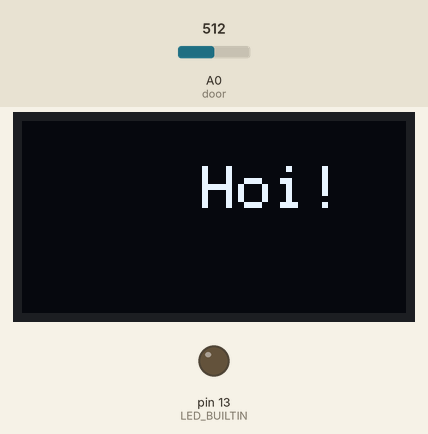
The sketch below on a simulated Arduino Uno, built with avr-gcc and run on an emulated ATmega328P. Shown: 128×64 one-colour display, output pins drawn as LEDs (lit = HIGH). The inputs (shaded band) are chosen by the test bench; at power-on: A0 (door) = 512. What the sketch prints to the serial monitor is not drawn.

Above: at 0.1 s.
3.3 s: A0 (door) set to 532
At 4.5 s:
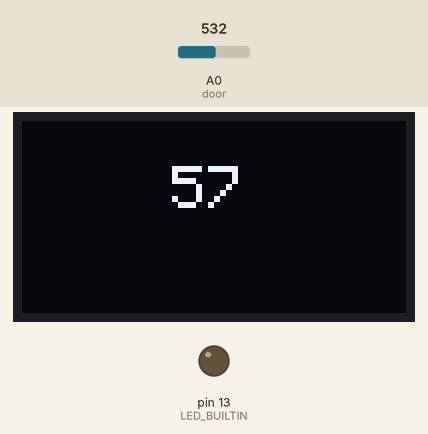
4.8 s: A0 (door) set to 511
At 5.6 s:
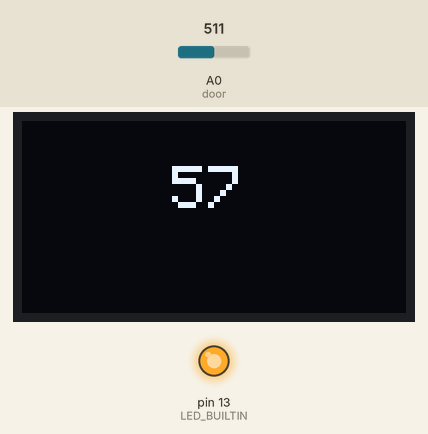
6.3 s: A0 (door) set to 716
At 7.6 s:
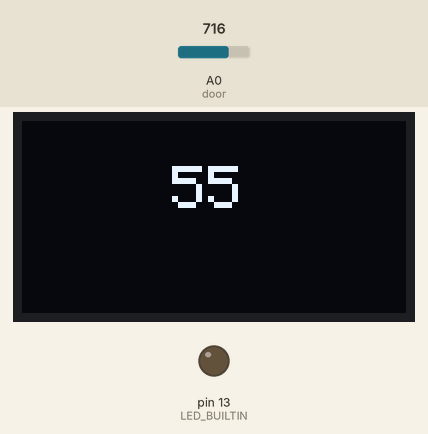
Timing chart, 0 to 9.3 s (numbered marks = the images above; inputs shaded):
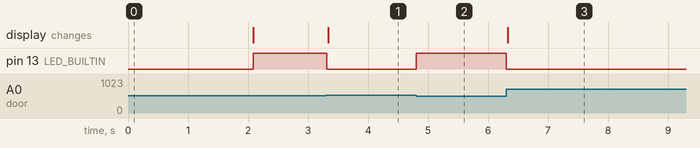

The sketch:

heart.ino
```cpp
#include <SPI.h>
#include <Wire.h>
#include <Adafruit_GFX.h>
#include <Adafruit_SSD1306.h>

float avg = 540;
float reading = 0;

int average = avg;
int actual = reading;

float BPM=60;
float newBPM=60;

long oldTime=0;
bool pulseStart;


#define OLED_RESET 0  // GPIO0
Adafruit_SSD1306 display(OLED_RESET);

void setup()   {
  display.begin(SSD1306_SWITCHCAPVCC, 0x3C);  // initialize with the I2C addr 0x3C (for the 64x48)
  display.clearDisplay();
  display.setTextSize(2);
  display.setTextColor(WHITE);
  display.setCursor(60,15);
  display.println("Hoi!");
  display.display();
  delay(2000);
  display.clearDisplay();
  display.display();

  Serial.begin(115200);
  pinMode(LED_BUILTIN,OUTPUT);
}

void loop() {
  reading = 0.2*analogRead(A0)+0.8*reading;  //ruisonderdrukking door signaal steeds met 20% aan te passen
  avg = 0.005*reading+0.995*avg;             //ruisonderdrukking door signaal steeds met 0,5% aan te passen
  if ((reading > avg + 2) & !pulseStart) {   //sla alleen start tijd op bij begin van de puls
    digitalWrite(LED_BUILTIN, LOW);          //ledje aan bij gedetecteerde puls
    pulseStart = 1;
    newBPM=(60000/(millis()-oldTime));
    if (newBPM>1.2*BPM){
      newBPM=1.2*BPM;
    }
    if (newBPM<0.8*BPM){
      newBPM=0.8*BPM;
    }
    BPM=0.2*newBPM+0.8*BPM; //ruisonderdrukking door signaal steeds met 20% aan te passen

    display.clearDisplay();
    display.setCursor(50,15);
    display.println(int(BPM));
    display.display();

    oldTime=millis();

  } else if (reading <= avg) {
    digitalWrite(LED_BUILTIN, HIGH);       //ledje uit aan eind van de puls
    pulseStart = 0;                        //reset the puls zodat bij nieuwe puls de start weer gedetecteerd kan worden
  }

  actual = reading;
  if (actual > avg+10){                   //waardes een beetje binnen de perken houden ivm serial plotter
    actual = avg+10;
  }
  if (actual < avg -10){
    actual = avg -10;
  }
  average = avg;

//  Serial.print(int(10*BPM));            //waardes naar de serial plotter sturen
//  Serial.print(",");
  Serial.print(actual);
  Serial.print(",");
  Serial.println(average);

  delay(5);
}
```

Measured:
- the behaviour switches between 520 and 521 on A0 (door) (found by bisection; images 0 and 1)
- after the input at 3.3 s, pin 13 (LED_BUILTIN): HIGH → LOW at once; the display: changes at once (image 1)
- after the input at 4.8 s, pin 13 (LED_BUILTIN): LOW → HIGH at once
- after the input at 6.3 s, pin 13 (LED_BUILTIN): HIGH → LOW at once; the display: changes at once (image 3)
